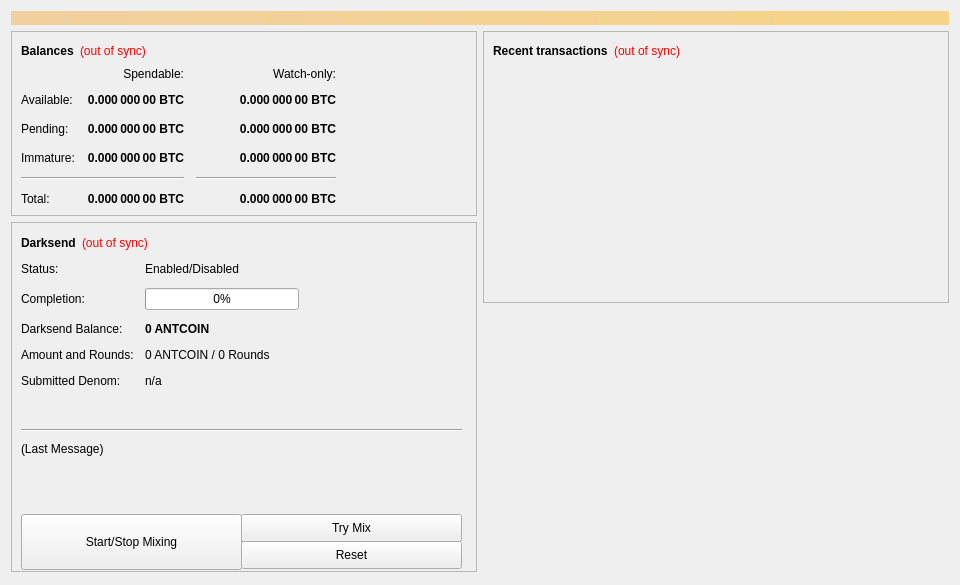
<?xml version="1.0" encoding="UTF-8"?>
<ui version="4.0">
 <class>OverviewPage</class>
 <widget class="QWidget" name="OverviewPage">
  <property name="geometry">
   <rect>
    <x>0</x>
    <y>0</y>
    <width>960</width>
    <height>585</height>
   </rect>
  </property>
  <property name="minimumSize">
   <size>
    <width>960</width>
    <height>0</height>
   </size>
  </property>
  <property name="windowTitle">
   <string>Form</string>
  </property>
  <layout class="QVBoxLayout" name="topLayout">
   <item>
    <widget class="QLabel" name="labelAlerts">
     <property name="visible">
      <bool>false</bool>
     </property>
     <property name="styleSheet">
      <string notr="true">background-color: qlineargradient(x1: 0, y1: 0, x2: 1, y2: 0, stop:0 #F0D0A0, stop:1 #F8D488); color:#000000;</string>
     </property>
     <property name="wordWrap">
      <bool>true</bool>
     </property>
     <property name="margin">
      <number>3</number>
     </property>
    </widget>
   </item>
   <item>
    <layout class="QHBoxLayout" name="horizontalLayout" stretch="1,1">
     <item>
      <layout class="QVBoxLayout" name="verticalLayout_2">
       <item>
        <widget class="QFrame" name="frame">
         <property name="frameShape">
          <enum>QFrame::StyledPanel</enum>
         </property>
         <property name="frameShadow">
          <enum>QFrame::Raised</enum>
         </property>
         <layout class="QVBoxLayout" name="verticalLayout_4">
          <item>
           <layout class="QHBoxLayout" name="horizontalLayout_4">
            <item>
             <widget class="QLabel" name="label_5">
              <property name="font">
               <font>
                <weight>75</weight>
                <bold>true</bold>
               </font>
              </property>
              <property name="text">
               <string>Balances</string>
              </property>
             </widget>
            </item>
            <item>
             <widget class="QLabel" name="labelWalletStatus">
              <property name="cursor">
               <cursorShape>WhatsThisCursor</cursorShape>
              </property>
              <property name="toolTip">
               <string>The displayed information may be out of date. Your wallet automatically synchronizes with the Antcoin network after a connection is established, but this process has not completed yet.</string>
              </property>
              <property name="styleSheet">
               <string notr="true">QLabel { color: red; }</string>
              </property>
              <property name="text">
               <string notr="true">(out of sync)</string>
              </property>
              <property name="alignment">
               <set>Qt::AlignLeading|Qt::AlignLeft|Qt::AlignVCenter</set>
              </property>
             </widget>
            </item>
            <item>
             <spacer name="horizontalSpacer_3">
              <property name="orientation">
               <enum>Qt::Horizontal</enum>
              </property>
              <property name="sizeHint" stdset="0">
               <size>
                <width>40</width>
                <height>20</height>
               </size>
              </property>
             </spacer>
            </item>
           </layout>
          </item>
          <item>
           <layout class="QGridLayout" name="gridLayout">
            <property name="spacing">
             <number>12</number>
            </property>
            <item row="2" column="2">
             <widget class="QLabel" name="labelWatchPending">
              <property name="font">
               <font>
                <weight>75</weight>
                <bold>true</bold>
               </font>
              </property>
              <property name="cursor">
               <cursorShape>IBeamCursor</cursorShape>
              </property>
              <property name="toolTip">
               <string>Unconfirmed transactions to watch-only addresses</string>
              </property>
              <property name="text">
               <string notr="true">0.000 000 00 BTC</string>
              </property>
              <property name="alignment">
               <set>Qt::AlignRight|Qt::AlignTrailing|Qt::AlignVCenter</set>
              </property>
              <property name="textInteractionFlags">
               <set>Qt::LinksAccessibleByMouse|Qt::TextSelectableByKeyboard|Qt::TextSelectableByMouse</set>
              </property>
             </widget>
            </item>
            <item row="2" column="1">
             <widget class="QLabel" name="labelUnconfirmed">
              <property name="font">
               <font>
                <weight>75</weight>
                <bold>true</bold>
               </font>
              </property>
              <property name="cursor">
               <cursorShape>IBeamCursor</cursorShape>
              </property>
              <property name="toolTip">
               <string>Total of transactions that have yet to be confirmed, and do not yet count toward the spendable balance</string>
              </property>
              <property name="text">
               <string notr="true">0.000 000 00 BTC</string>
              </property>
              <property name="alignment">
               <set>Qt::AlignRight|Qt::AlignTrailing|Qt::AlignVCenter</set>
              </property>
              <property name="textInteractionFlags">
               <set>Qt::LinksAccessibleByMouse|Qt::TextSelectableByKeyboard|Qt::TextSelectableByMouse</set>
              </property>
             </widget>
            </item>
            <item row="3" column="2">
             <widget class="QLabel" name="labelWatchImmature">
              <property name="font">
               <font>
                <weight>75</weight>
                <bold>true</bold>
               </font>
              </property>
              <property name="cursor">
               <cursorShape>IBeamCursor</cursorShape>
              </property>
              <property name="toolTip">
               <string>Mined balance in watch-only addresses that has not yet matured</string>
              </property>
              <property name="text">
               <string notr="true">0.000 000 00 BTC</string>
              </property>
              <property name="alignment">
               <set>Qt::AlignRight|Qt::AlignTrailing|Qt::AlignVCenter</set>
              </property>
              <property name="textInteractionFlags">
               <set>Qt::LinksAccessibleByMouse|Qt::TextSelectableByKeyboard|Qt::TextSelectableByMouse</set>
              </property>
             </widget>
            </item>
            <item row="4" column="0" colspan="2">
             <widget class="Line" name="lineSpendableBalance">
              <property name="orientation">
               <enum>Qt::Horizontal</enum>
              </property>
             </widget>
            </item>
            <item row="4" column="2">
             <widget class="Line" name="lineWatchBalance">
              <property name="sizePolicy">
               <sizepolicy hsizetype="Preferred" vsizetype="Fixed">
                <horstretch>0</horstretch>
                <verstretch>0</verstretch>
               </sizepolicy>
              </property>
              <property name="minimumSize">
               <size>
                <width>140</width>
                <height>0</height>
               </size>
              </property>
              <property name="orientation">
               <enum>Qt::Horizontal</enum>
              </property>
             </widget>
            </item>
            <item row="5" column="0">
             <widget class="QLabel" name="labelTotalText">
              <property name="text">
               <string>Total:</string>
              </property>
             </widget>
            </item>
            <item row="3" column="1">
             <widget class="QLabel" name="labelImmature">
              <property name="font">
               <font>
                <weight>75</weight>
                <bold>true</bold>
               </font>
              </property>
              <property name="cursor">
               <cursorShape>IBeamCursor</cursorShape>
              </property>
              <property name="toolTip">
               <string>Mined balance that has not yet matured</string>
              </property>
              <property name="text">
               <string notr="true">0.000 000 00 BTC</string>
              </property>
              <property name="alignment">
               <set>Qt::AlignRight|Qt::AlignTrailing|Qt::AlignVCenter</set>
              </property>
              <property name="textInteractionFlags">
               <set>Qt::LinksAccessibleByMouse|Qt::TextSelectableByKeyboard|Qt::TextSelectableByMouse</set>
              </property>
             </widget>
            </item>
            <item row="2" column="3">
             <spacer name="horizontalSpacer_2">
              <property name="orientation">
               <enum>Qt::Horizontal</enum>
              </property>
              <property name="sizeHint" stdset="0">
               <size>
                <width>40</width>
                <height>20</height>
               </size>
              </property>
             </spacer>
            </item>
            <item row="3" column="0">
             <widget class="QLabel" name="labelImmatureText">
              <property name="text">
               <string>Immature:</string>
              </property>
             </widget>
            </item>
            <item row="5" column="1">
             <widget class="QLabel" name="labelTotal">
              <property name="font">
               <font>
                <weight>75</weight>
                <bold>true</bold>
               </font>
              </property>
              <property name="cursor">
               <cursorShape>IBeamCursor</cursorShape>
              </property>
              <property name="toolTip">
               <string>Your current total balance</string>
              </property>
              <property name="text">
               <string notr="true">0.000 000 00 BTC</string>
              </property>
              <property name="alignment">
               <set>Qt::AlignRight|Qt::AlignTrailing|Qt::AlignVCenter</set>
              </property>
              <property name="textInteractionFlags">
               <set>Qt::LinksAccessibleByMouse|Qt::TextSelectableByKeyboard|Qt::TextSelectableByMouse</set>
              </property>
             </widget>
            </item>
            <item row="5" column="2">
             <widget class="QLabel" name="labelWatchTotal">
              <property name="font">
               <font>
                <weight>75</weight>
                <bold>true</bold>
               </font>
              </property>
              <property name="cursor">
               <cursorShape>IBeamCursor</cursorShape>
              </property>
              <property name="toolTip">
               <string>Current total balance in watch-only addresses</string>
              </property>
              <property name="text">
               <string notr="true">0.000 000 00 BTC</string>
              </property>
              <property name="alignment">
               <set>Qt::AlignRight|Qt::AlignTrailing|Qt::AlignVCenter</set>
              </property>
              <property name="textInteractionFlags">
               <set>Qt::LinksAccessibleByMouse|Qt::TextSelectableByKeyboard|Qt::TextSelectableByMouse</set>
              </property>
             </widget>
            </item>
            <item row="0" column="2">
             <widget class="QLabel" name="labelWatchonly">
              <property name="text">
               <string>Watch-only:</string>
              </property>
              <property name="alignment">
               <set>Qt::AlignRight|Qt::AlignTrailing|Qt::AlignVCenter</set>
              </property>
             </widget>
            </item>
            <item row="1" column="0">
             <widget class="QLabel" name="labelBalanceText">
              <property name="text">
               <string>Available:</string>
              </property>
             </widget>
            </item>
            <item row="1" column="1">
             <widget class="QLabel" name="labelBalance">
              <property name="font">
               <font>
                <weight>75</weight>
                <bold>true</bold>
               </font>
              </property>
              <property name="cursor">
               <cursorShape>IBeamCursor</cursorShape>
              </property>
              <property name="toolTip">
               <string>Your current spendable balance</string>
              </property>
              <property name="text">
               <string notr="true">0.000 000 00 BTC</string>
              </property>
              <property name="alignment">
               <set>Qt::AlignRight|Qt::AlignTrailing|Qt::AlignVCenter</set>
              </property>
              <property name="textInteractionFlags">
               <set>Qt::LinksAccessibleByMouse|Qt::TextSelectableByKeyboard|Qt::TextSelectableByMouse</set>
              </property>
             </widget>
            </item>
            <item row="1" column="2">
             <widget class="QLabel" name="labelWatchAvailable">
              <property name="font">
               <font>
                <weight>75</weight>
                <bold>true</bold>
               </font>
              </property>
              <property name="cursor">
               <cursorShape>IBeamCursor</cursorShape>
              </property>
              <property name="toolTip">
               <string>Your current balance in watch-only addresses</string>
              </property>
              <property name="text">
               <string notr="true">0.000 000 00 BTC</string>
              </property>
              <property name="alignment">
               <set>Qt::AlignRight|Qt::AlignTrailing|Qt::AlignVCenter</set>
              </property>
              <property name="textInteractionFlags">
               <set>Qt::LinksAccessibleByMouse|Qt::TextSelectableByKeyboard|Qt::TextSelectableByMouse</set>
              </property>
             </widget>
            </item>
            <item row="2" column="0">
             <widget class="QLabel" name="labelPendingText">
              <property name="text">
               <string>Pending:</string>
              </property>
             </widget>
            </item>
            <item row="0" column="1">
             <widget class="QLabel" name="labelSpendable">
              <property name="text">
               <string>Spendable:</string>
              </property>
              <property name="alignment">
               <set>Qt::AlignRight|Qt::AlignTrailing|Qt::AlignVCenter</set>
              </property>
             </widget>
            </item>
           </layout>
          </item>
         </layout>
        </widget>
       </item>
       <item>
        <widget class="QFrame" name="frameDarksend">
         <property name="minimumSize">
          <size>
           <width>0</width>
           <height>350</height>
          </size>
         </property>
         <property name="layoutDirection">
          <enum>Qt::LeftToRight</enum>
         </property>
         <property name="frameShape">
          <enum>QFrame::StyledPanel</enum>
         </property>
         <property name="frameShadow">
          <enum>QFrame::Raised</enum>
         </property>
         <widget class="QWidget" name="formLayoutWidget">
          <property name="geometry">
           <rect>
            <x>10</x>
            <y>40</y>
            <width>451</width>
            <height>161</height>
           </rect>
          </property>
          <layout class="QFormLayout" name="formLayout">
           <property name="fieldGrowthPolicy">
            <enum>QFormLayout::AllNonFixedFieldsGrow</enum>
           </property>
           <property name="horizontalSpacing">
            <number>11</number>
           </property>
           <property name="verticalSpacing">
            <number>12</number>
           </property>
           <item row="0" column="0">
            <widget class="QLabel" name="label_6">
             <property name="text">
              <string>Status:</string>
             </property>
            </widget>
           </item>
           <item row="1" column="0">
            <widget class="QLabel" name="label_7">
             <property name="text">
              <string>Completion:</string>
             </property>
            </widget>
           </item>
           <item row="1" column="1">
            <widget class="QProgressBar" name="darksendProgress">
             <property name="maximumSize">
              <size>
               <width>154</width>
               <height>16777215</height>
              </size>
             </property>
             <property name="value">
              <number>0</number>
             </property>
            </widget>
           </item>
           <item row="2" column="0">
            <widget class="QLabel" name="labelAnonymizedText">
             <property name="text">
              <string>Darksend Balance:</string>
             </property>
            </widget>
           </item>
           <item row="2" column="1">
            <widget class="QLabel" name="labelAnonymized">
             <property name="font">
              <font>
               <weight>75</weight>
               <bold>true</bold>
              </font>
             </property>
             <property name="text">
              <string notr="true">0 ANTCOIN</string>
             </property>
            </widget>
           </item>
           <item row="3" column="0">
            <widget class="QLabel" name="label_8">
             <property name="text">
              <string>Amount and Rounds:</string>
             </property>
            </widget>
           </item>
           <item row="3" column="1">
            <widget class="QLabel" name="labelAmountRounds">
             <property name="text">
              <string>0 ANTCOIN / 0 Rounds</string>
             </property>
            </widget>
           </item>
           <item row="4" column="0">
            <widget class="QLabel" name="label_9">
             <property name="text">
              <string>Submitted Denom:</string>
             </property>
            </widget>
           </item>
           <item row="4" column="1">
            <widget class="QLabel" name="labelSubmittedDenom">
             <property name="toolTip">
              <string>The denominations you submitted to the Masternode.&lt;br&gt;To mix, other users must submit the exact same denominations.</string>
             </property>
             <property name="text">
              <string>n/a</string>
             </property>
            </widget>
           </item>
           <item row="0" column="1">
            <widget class="QLabel" name="darksendEnabled">
             <property name="text">
              <string>Enabled/Disabled</string>
             </property>
            </widget>
           </item>
          </layout>
         </widget>
         <widget class="QPushButton" name="runAutoDenom">
          <property name="geometry">
           <rect>
            <x>251</x>
            <y>17</y>
            <width>1</width>
            <height>1</height>
           </rect>
          </property>
          <property name="palette">
           <palette>
            <active>
             <colorrole role="WindowText">
              <brush brushstyle="SolidPattern">
               <color alpha="255">
                <red>0</red>
                <green>0</green>
                <blue>0</blue>
               </color>
              </brush>
             </colorrole>
             <colorrole role="Button">
              <brush brushstyle="SolidPattern">
               <color alpha="255">
                <red>239</red>
                <green>238</green>
                <blue>238</blue>
               </color>
              </brush>
             </colorrole>
             <colorrole role="Light">
              <brush brushstyle="SolidPattern">
               <color alpha="255">
                <red>255</red>
                <green>255</green>
                <blue>255</blue>
               </color>
              </brush>
             </colorrole>
             <colorrole role="Midlight">
              <brush brushstyle="SolidPattern">
               <color alpha="255">
                <red>247</red>
                <green>246</green>
                <blue>246</blue>
               </color>
              </brush>
             </colorrole>
             <colorrole role="Dark">
              <brush brushstyle="SolidPattern">
               <color alpha="255">
                <red>119</red>
                <green>119</green>
                <blue>119</blue>
               </color>
              </brush>
             </colorrole>
             <colorrole role="Mid">
              <brush brushstyle="SolidPattern">
               <color alpha="255">
                <red>159</red>
                <green>159</green>
                <blue>159</blue>
               </color>
              </brush>
             </colorrole>
             <colorrole role="Text">
              <brush brushstyle="SolidPattern">
               <color alpha="255">
                <red>0</red>
                <green>0</green>
                <blue>0</blue>
               </color>
              </brush>
             </colorrole>
             <colorrole role="BrightText">
              <brush brushstyle="SolidPattern">
               <color alpha="255">
                <red>255</red>
                <green>255</green>
                <blue>255</blue>
               </color>
              </brush>
             </colorrole>
             <colorrole role="ButtonText">
              <brush brushstyle="SolidPattern">
               <color alpha="255">
                <red>0</red>
                <green>0</green>
                <blue>0</blue>
               </color>
              </brush>
             </colorrole>
             <colorrole role="Base">
              <brush brushstyle="SolidPattern">
               <color alpha="255">
                <red>255</red>
                <green>255</green>
                <blue>255</blue>
               </color>
              </brush>
             </colorrole>
             <colorrole role="Window">
              <brush brushstyle="SolidPattern">
               <color alpha="255">
                <red>239</red>
                <green>238</green>
                <blue>238</blue>
               </color>
              </brush>
             </colorrole>
             <colorrole role="Shadow">
              <brush brushstyle="SolidPattern">
               <color alpha="255">
                <red>0</red>
                <green>0</green>
                <blue>0</blue>
               </color>
              </brush>
             </colorrole>
             <colorrole role="AlternateBase">
              <brush brushstyle="SolidPattern">
               <color alpha="255">
                <red>247</red>
                <green>246</green>
                <blue>246</blue>
               </color>
              </brush>
             </colorrole>
             <colorrole role="ToolTipBase">
              <brush brushstyle="SolidPattern">
               <color alpha="255">
                <red>255</red>
                <green>255</green>
                <blue>220</blue>
               </color>
              </brush>
             </colorrole>
             <colorrole role="ToolTipText">
              <brush brushstyle="SolidPattern">
               <color alpha="255">
                <red>0</red>
                <green>0</green>
                <blue>0</blue>
               </color>
              </brush>
             </colorrole>
            </active>
            <inactive>
             <colorrole role="WindowText">
              <brush brushstyle="SolidPattern">
               <color alpha="255">
                <red>0</red>
                <green>0</green>
                <blue>0</blue>
               </color>
              </brush>
             </colorrole>
             <colorrole role="Button">
              <brush brushstyle="SolidPattern">
               <color alpha="255">
                <red>239</red>
                <green>238</green>
                <blue>238</blue>
               </color>
              </brush>
             </colorrole>
             <colorrole role="Light">
              <brush brushstyle="SolidPattern">
               <color alpha="255">
                <red>255</red>
                <green>255</green>
                <blue>255</blue>
               </color>
              </brush>
             </colorrole>
             <colorrole role="Midlight">
              <brush brushstyle="SolidPattern">
               <color alpha="255">
                <red>247</red>
                <green>246</green>
                <blue>246</blue>
               </color>
              </brush>
             </colorrole>
             <colorrole role="Dark">
              <brush brushstyle="SolidPattern">
               <color alpha="255">
                <red>119</red>
                <green>119</green>
                <blue>119</blue>
               </color>
              </brush>
             </colorrole>
             <colorrole role="Mid">
              <brush brushstyle="SolidPattern">
               <color alpha="255">
                <red>159</red>
                <green>159</green>
                <blue>159</blue>
               </color>
              </brush>
             </colorrole>
             <colorrole role="Text">
              <brush brushstyle="SolidPattern">
               <color alpha="255">
                <red>0</red>
                <green>0</green>
                <blue>0</blue>
               </color>
              </brush>
             </colorrole>
             <colorrole role="BrightText">
              <brush brushstyle="SolidPattern">
               <color alpha="255">
                <red>255</red>
                <green>255</green>
                <blue>255</blue>
               </color>
              </brush>
             </colorrole>
             <colorrole role="ButtonText">
              <brush brushstyle="SolidPattern">
               <color alpha="255">
                <red>0</red>
                <green>0</green>
                <blue>0</blue>
               </color>
              </brush>
             </colorrole>
             <colorrole role="Base">
              <brush brushstyle="SolidPattern">
               <color alpha="255">
                <red>255</red>
                <green>255</green>
                <blue>255</blue>
               </color>
              </brush>
             </colorrole>
             <colorrole role="Window">
              <brush brushstyle="SolidPattern">
               <color alpha="255">
                <red>239</red>
                <green>238</green>
                <blue>238</blue>
               </color>
              </brush>
             </colorrole>
             <colorrole role="Shadow">
              <brush brushstyle="SolidPattern">
               <color alpha="255">
                <red>0</red>
                <green>0</green>
                <blue>0</blue>
               </color>
              </brush>
             </colorrole>
             <colorrole role="AlternateBase">
              <brush brushstyle="SolidPattern">
               <color alpha="255">
                <red>247</red>
                <green>246</green>
                <blue>246</blue>
               </color>
              </brush>
             </colorrole>
             <colorrole role="ToolTipBase">
              <brush brushstyle="SolidPattern">
               <color alpha="255">
                <red>255</red>
                <green>255</green>
                <blue>220</blue>
               </color>
              </brush>
             </colorrole>
             <colorrole role="ToolTipText">
              <brush brushstyle="SolidPattern">
               <color alpha="255">
                <red>0</red>
                <green>0</green>
                <blue>0</blue>
               </color>
              </brush>
             </colorrole>
            </inactive>
            <disabled>
             <colorrole role="WindowText">
              <brush brushstyle="SolidPattern">
               <color alpha="255">
                <red>119</red>
                <green>119</green>
                <blue>119</blue>
               </color>
              </brush>
             </colorrole>
             <colorrole role="Button">
              <brush brushstyle="SolidPattern">
               <color alpha="255">
                <red>239</red>
                <green>238</green>
                <blue>238</blue>
               </color>
              </brush>
             </colorrole>
             <colorrole role="Light">
              <brush brushstyle="SolidPattern">
               <color alpha="255">
                <red>255</red>
                <green>255</green>
                <blue>255</blue>
               </color>
              </brush>
             </colorrole>
             <colorrole role="Midlight">
              <brush brushstyle="SolidPattern">
               <color alpha="255">
                <red>247</red>
                <green>246</green>
                <blue>246</blue>
               </color>
              </brush>
             </colorrole>
             <colorrole role="Dark">
              <brush brushstyle="SolidPattern">
               <color alpha="255">
                <red>119</red>
                <green>119</green>
                <blue>119</blue>
               </color>
              </brush>
             </colorrole>
             <colorrole role="Mid">
              <brush brushstyle="SolidPattern">
               <color alpha="255">
                <red>159</red>
                <green>159</green>
                <blue>159</blue>
               </color>
              </brush>
             </colorrole>
             <colorrole role="Text">
              <brush brushstyle="SolidPattern">
               <color alpha="255">
                <red>119</red>
                <green>119</green>
                <blue>119</blue>
               </color>
              </brush>
             </colorrole>
             <colorrole role="BrightText">
              <brush brushstyle="SolidPattern">
               <color alpha="255">
                <red>255</red>
                <green>255</green>
                <blue>255</blue>
               </color>
              </brush>
             </colorrole>
             <colorrole role="ButtonText">
              <brush brushstyle="SolidPattern">
               <color alpha="255">
                <red>119</red>
                <green>119</green>
                <blue>119</blue>
               </color>
              </brush>
             </colorrole>
             <colorrole role="Base">
              <brush brushstyle="SolidPattern">
               <color alpha="255">
                <red>239</red>
                <green>238</green>
                <blue>238</blue>
               </color>
              </brush>
             </colorrole>
             <colorrole role="Window">
              <brush brushstyle="SolidPattern">
               <color alpha="255">
                <red>239</red>
                <green>238</green>
                <blue>238</blue>
               </color>
              </brush>
             </colorrole>
             <colorrole role="Shadow">
              <brush brushstyle="SolidPattern">
               <color alpha="255">
                <red>0</red>
                <green>0</green>
                <blue>0</blue>
               </color>
              </brush>
             </colorrole>
             <colorrole role="AlternateBase">
              <brush brushstyle="SolidPattern">
               <color alpha="255">
                <red>239</red>
                <green>238</green>
                <blue>238</blue>
               </color>
              </brush>
             </colorrole>
             <colorrole role="ToolTipBase">
              <brush brushstyle="SolidPattern">
               <color alpha="255">
                <red>255</red>
                <green>255</green>
                <blue>220</blue>
               </color>
              </brush>
             </colorrole>
             <colorrole role="ToolTipText">
              <brush brushstyle="SolidPattern">
               <color alpha="255">
                <red>0</red>
                <green>0</green>
                <blue>0</blue>
               </color>
              </brush>
             </colorrole>
            </disabled>
           </palette>
          </property>
          <property name="focusPolicy">
           <enum>Qt::NoFocus</enum>
          </property>
          <property name="autoFillBackground">
           <bool>true</bool>
          </property>
          <property name="text">
           <string/>
          </property>
          <property name="flat">
           <bool>true</bool>
          </property>
         </widget>
         <widget class="QPushButton" name="toggleDarksend">
          <property name="geometry">
           <rect>
            <x>10</x>
            <y>292</y>
            <width>221</width>
            <height>56</height>
           </rect>
          </property>
          <property name="sizePolicy">
           <sizepolicy hsizetype="MinimumExpanding" vsizetype="Fixed">
            <horstretch>0</horstretch>
            <verstretch>0</verstretch>
           </sizepolicy>
          </property>
          <property name="text">
           <string>Start/Stop Mixing</string>
          </property>
         </widget>
         <widget class="Line" name="lineLastMessage">
          <property name="geometry">
           <rect>
            <x>10</x>
            <y>200</y>
            <width>441</width>
            <height>16</height>
           </rect>
          </property>
          <property name="orientation">
           <enum>Qt::Horizontal</enum>
          </property>
         </widget>
         <widget class="QLabel" name="darksendStatus">
          <property name="geometry">
           <rect>
            <x>10</x>
            <y>220</y>
            <width>451</width>
            <height>61</height>
           </rect>
          </property>
          <property name="minimumSize">
           <size>
            <width>288</width>
            <height>43</height>
           </size>
          </property>
          <property name="text">
           <string>(Last Message)</string>
          </property>
          <property name="alignment">
           <set>Qt::AlignLeading|Qt::AlignLeft|Qt::AlignTop</set>
          </property>
          <property name="wordWrap">
           <bool>true</bool>
          </property>
         </widget>
         <widget class="QPushButton" name="darksendAuto">
          <property name="geometry">
           <rect>
            <x>230</x>
            <y>292</y>
            <width>221</width>
            <height>28</height>
           </rect>
          </property>
          <property name="sizePolicy">
           <sizepolicy hsizetype="MinimumExpanding" vsizetype="Fixed">
            <horstretch>0</horstretch>
            <verstretch>0</verstretch>
           </sizepolicy>
          </property>
          <property name="toolTip">
           <string>Try to manually submit a Darksend request.</string>
          </property>
          <property name="text">
           <string>Try Mix</string>
          </property>
         </widget>
         <widget class="QPushButton" name="darksendReset">
          <property name="geometry">
           <rect>
            <x>230</x>
            <y>319</y>
            <width>221</width>
            <height>28</height>
           </rect>
          </property>
          <property name="sizePolicy">
           <sizepolicy hsizetype="MinimumExpanding" vsizetype="Fixed">
            <horstretch>0</horstretch>
            <verstretch>0</verstretch>
           </sizepolicy>
          </property>
          <property name="toolTip">
           <string>Reset the current status of Darksend (can interrupt Darksend if it's in the process of Mixing, which can cost you money!)</string>
          </property>
          <property name="autoFillBackground">
           <bool>false</bool>
          </property>
          <property name="text">
           <string>Reset</string>
          </property>
         </widget>
         <widget class="QWidget" name="layoutWidget">
          <property name="geometry">
           <rect>
            <x>10</x>
            <y>10</y>
            <width>431</width>
            <height>22</height>
           </rect>
          </property>
          <layout class="QHBoxLayout" name="horizontalLayout_5">
           <item>
            <widget class="QLabel" name="label_2">
             <property name="font">
              <font>
               <weight>75</weight>
               <bold>true</bold>
              </font>
             </property>
             <property name="text">
              <string>Darksend</string>
             </property>
            </widget>
           </item>
           <item>
            <widget class="QLabel" name="labelDarksendSyncStatus">
             <property name="toolTip">
              <string>The displayed information may be out of date. Your wallet automatically synchronizes with the Antcoin network after a connection is established, but this process has not completed yet.</string>
             </property>
             <property name="styleSheet">
              <string notr="true">QLabel { color: red; }</string>
             </property>
             <property name="text">
              <string notr="true">(out of sync)</string>
             </property>
             <property name="alignment">
              <set>Qt::AlignLeading|Qt::AlignLeft|Qt::AlignVCenter</set>
             </property>
            </widget>
           </item>
           <item>
            <spacer name="horizontalSpacer_4">
             <property name="orientation">
              <enum>Qt::Horizontal</enum>
             </property>
             <property name="sizeHint" stdset="0">
              <size>
               <width>40</width>
               <height>20</height>
              </size>
             </property>
            </spacer>
           </item>
          </layout>
         </widget>
        </widget>
       </item>
       <item>
        <spacer name="verticalSpacer">
         <property name="orientation">
          <enum>Qt::Vertical</enum>
         </property>
         <property name="sizeHint" stdset="0">
          <size>
           <width>20</width>
           <height>40</height>
          </size>
         </property>
        </spacer>
       </item>
      </layout>
     </item>
     <item>
      <layout class="QVBoxLayout" name="verticalLayout_3">
       <item>
        <widget class="QFrame" name="frame_2">
         <property name="frameShape">
          <enum>QFrame::StyledPanel</enum>
         </property>
         <property name="frameShadow">
          <enum>QFrame::Raised</enum>
         </property>
         <layout class="QVBoxLayout" name="verticalLayout">
          <item>
           <layout class="QHBoxLayout" name="horizontalLayout_2">
            <item>
             <widget class="QLabel" name="label_4">
              <property name="font">
               <font>
                <weight>75</weight>
                <bold>true</bold>
               </font>
              </property>
              <property name="text">
               <string>Recent transactions</string>
              </property>
             </widget>
            </item>
            <item>
             <widget class="QLabel" name="labelTransactionsStatus">
              <property name="cursor">
               <cursorShape>WhatsThisCursor</cursorShape>
              </property>
              <property name="toolTip">
               <string>The displayed information may be out of date. Your wallet automatically synchronizes with the Antcoin network after a connection is established, but this process has not completed yet.</string>
              </property>
              <property name="styleSheet">
               <string notr="true">QLabel { color: red; }</string>
              </property>
              <property name="text">
               <string notr="true">(out of sync)</string>
              </property>
              <property name="alignment">
               <set>Qt::AlignRight|Qt::AlignTrailing|Qt::AlignVCenter</set>
              </property>
             </widget>
            </item>
            <item>
             <spacer name="horizontalSpacer">
              <property name="orientation">
               <enum>Qt::Horizontal</enum>
              </property>
              <property name="sizeHint" stdset="0">
               <size>
                <width>40</width>
                <height>20</height>
               </size>
              </property>
             </spacer>
            </item>
           </layout>
          </item>
          <item>
           <widget class="QListView" name="listTransactions">
            <property name="styleSheet">
             <string notr="true">QListView { background: transparent; }</string>
            </property>
            <property name="frameShape">
             <enum>QFrame::NoFrame</enum>
            </property>
            <property name="verticalScrollBarPolicy">
             <enum>Qt::ScrollBarAlwaysOff</enum>
            </property>
            <property name="horizontalScrollBarPolicy">
             <enum>Qt::ScrollBarAlwaysOff</enum>
            </property>
            <property name="selectionMode">
             <enum>QAbstractItemView::NoSelection</enum>
            </property>
           </widget>
          </item>
         </layout>
        </widget>
       </item>
       <item>
        <spacer name="verticalSpacer_2">
         <property name="orientation">
          <enum>Qt::Vertical</enum>
         </property>
         <property name="sizeHint" stdset="0">
          <size>
           <width>20</width>
           <height>40</height>
          </size>
         </property>
        </spacer>
       </item>
      </layout>
     </item>
    </layout>
   </item>
  </layout>
 </widget>
 <resources/>
 <connections/>
</ui>
